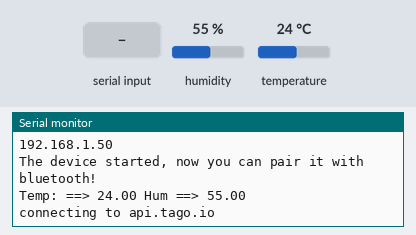
A sketch run on a simulated ESP32. On the bench: the last lines printed to the serial monitor. The test bench sets the inputs (shaded band); at power-on: humidity 55 %, temperature 24 °C. WiFi joins after 1.5 s; servers stay silent unless stated; nothing arrives over Bluetooth unless stated.

Above: at 2.7 s.
2.8 s: "T" received over the second serial link
10.4 s: humidity set to 22 %
At 17.1 s:
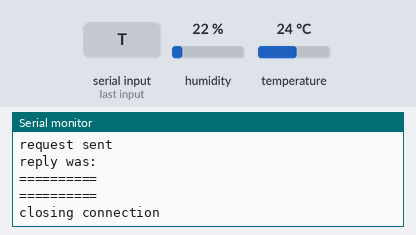
17.6 s: temperature set to 12 °C
At 21.6 s:
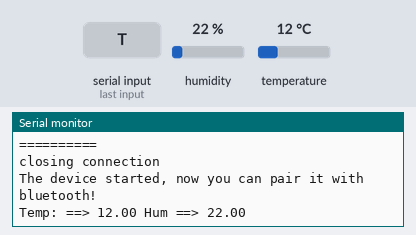
24.8 s: "H" received over the second serial link
32.0 s: humidity set to 40 %
At 34.5 s:
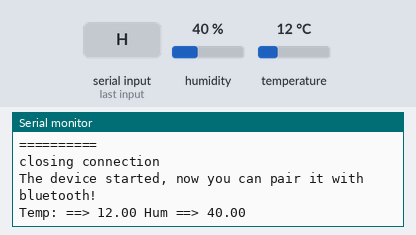
Timing chart, 0 to 36.0 s (numbered marks = the images above; inputs shaded):
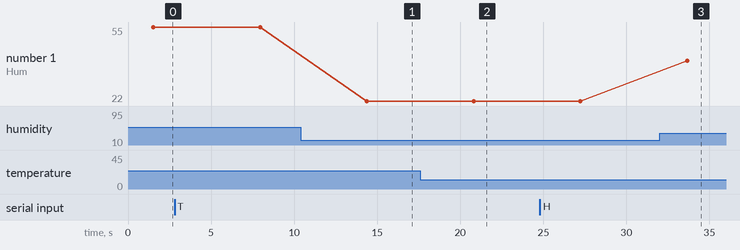

Measured:
- after the input at 10.4 s, the serial monitor: prints a new line after 4.0 s (image 1)
- after the input at 17.6 s, the serial monitor: prints a new line after 3.2 s (image 2)
- after the input at 32.0 s, the serial monitor: prints a new line after 1.7 s (image 3)
- plotted number 1: 55 → 22 after the input at 10.4 s, 22 → 40 after the input at 32.0 s

The sketch:

ProjetoIOT1.1.ino
```cpp
#include "BluetoothSerial.h"

#if !defined(CONFIG_BT_ENABLED) || !defined(CONFIG_BLUEDROID_ENABLED)
#error Bluetooth is not enabled! Please run `make menuconfig` to and enable it
#endif

#include <WiFi.h>
#include <DHT.h>

String oauth_token1 = "8aa13611-7a59-49ff-8de2-91cbb7f13dd3"; // token dispositivo1
String oauth_token2 = "9bfdf2e8-3ab7-4dd6-bbbc-a7844415b74e"; // token dispositivo2
const char* host = "api.tago.io";
const int httpsPort = 80;

#define DHTPIN 15
#define DHTTYPE DHT11
DHT dht(DHTPIN, DHTTYPE);
float localHum = 0;
float localTemp = 0;

BluetoothSerial SerialBT;
WiFiClient client;

void setup() {

  Serial.begin(115200);

  Serial.println();
  Serial.print("connecting to ");
  Serial.println("WIFI");

  WiFi.begin("Anny","97343675");
  while (WiFi.status() != WL_CONNECTED) {
    delay(500);
    Serial.print(".");
  }

  Serial.println("");
  Serial.println("WiFi connected");
  Serial.println("IP address: ");
  Serial.println(WiFi.localIP());
  dht.begin();


}
String conteudo1 ;
String conteudo2 ;

void loop() {

  SerialBT.begin("ESP32test"); //Bluetooth device name
  Serial.println("The device started, now you can pair it with bluetooth!");

  getDHT();
  Serial.print("Temp: ==> ");
  Serial.print(localTemp);
  Serial.print(" Hum ==> ");
  Serial.println(localHum);
  delay(1000);

    switch(SerialBT.read())      //verifica qual caracter recebido
    {
      case 'T':                  //caso 'T'
       conteudo1 = String(localTemp);
        Serial.println("Enviando: " + conteudo1);

      break;

      case 'H':                  //caso 'H'
       conteudo2 = String(localHum);
        Serial.println("Enviando: " + conteudo2);

      break;

      case 'L':                  //caso 'L'
       conteudo1 = String(localTemp);
       conteudo2 = String(localHum);
        Serial.println("Enviando: " + conteudo1);
        Serial.println("Enviando: " + conteudo2);


      break;

    }

        httpSend1(conteudo1);
        httpSend2(conteudo2);
        delay(5000); //envia a cada 5 minutos
}

void httpSend1(String valor) {

  String post_payload = "{\"variable\":\"teste\",\"value\":" + valor + "}";

  Serial.print("connecting to ");
  Serial.println(host);
  if (!client.connect(host, httpsPort)) {
    Serial.println("connection failed");
    return;
  }

  client.println("POST /data? HTTP/1.1");
  client.print("Host: ");
  client.println(host);
  client.println("_ssl: false");
  client.print("Device-Token: ");
  client.println(oauth_token1);
  client.println("Content-Type: application/json");
  client.print("Content-Length: ");
  client.println(post_payload.length());
  client.println();
  client.println(post_payload);

  Serial.println("request sent");

  Serial.println("reply was:");
  Serial.println("==========");

//=======================================//

  client.stop();
  Serial.println("==========");
  Serial.println("closing connection");
}


void httpSend2(String valor) {

  String post_payload = "{\"variable\":\"teste\",\"value\":" + valor + "}";

  Serial.print("connecting to ");
  Serial.println(host);
  if (!client.connect(host, httpsPort)) {
    Serial.println("connection failed");
    return;
  }

  client.println("POST /data? HTTP/1.1");
  client.print("Host: ");
  client.println(host);
  client.println("_ssl: false");
  client.print("Device-Token: ");
  client.println(oauth_token2);
  client.println("Content-Type: application/json");
  client.print("Content-Length: ");
  client.println(post_payload.length());
  client.println();
  client.println(post_payload);

  Serial.println("request sent");

  Serial.println("reply was:");
  Serial.println("==========");

//=======================================//

  client.stop();
  Serial.println("==========");
  Serial.println("closing connection");
}


void getDHT()
{
  float tempIni = localTemp;
  float humIni = localHum;
  localTemp = dht.readTemperature();
  localHum = dht.readHumidity();
  if (isnan(localHum) || isnan(localTemp)) // Check if any reads failed and exit early (to try again).
  {
    localTemp = tempIni;
    localHum = humIni;
    return;
  }
}
```
